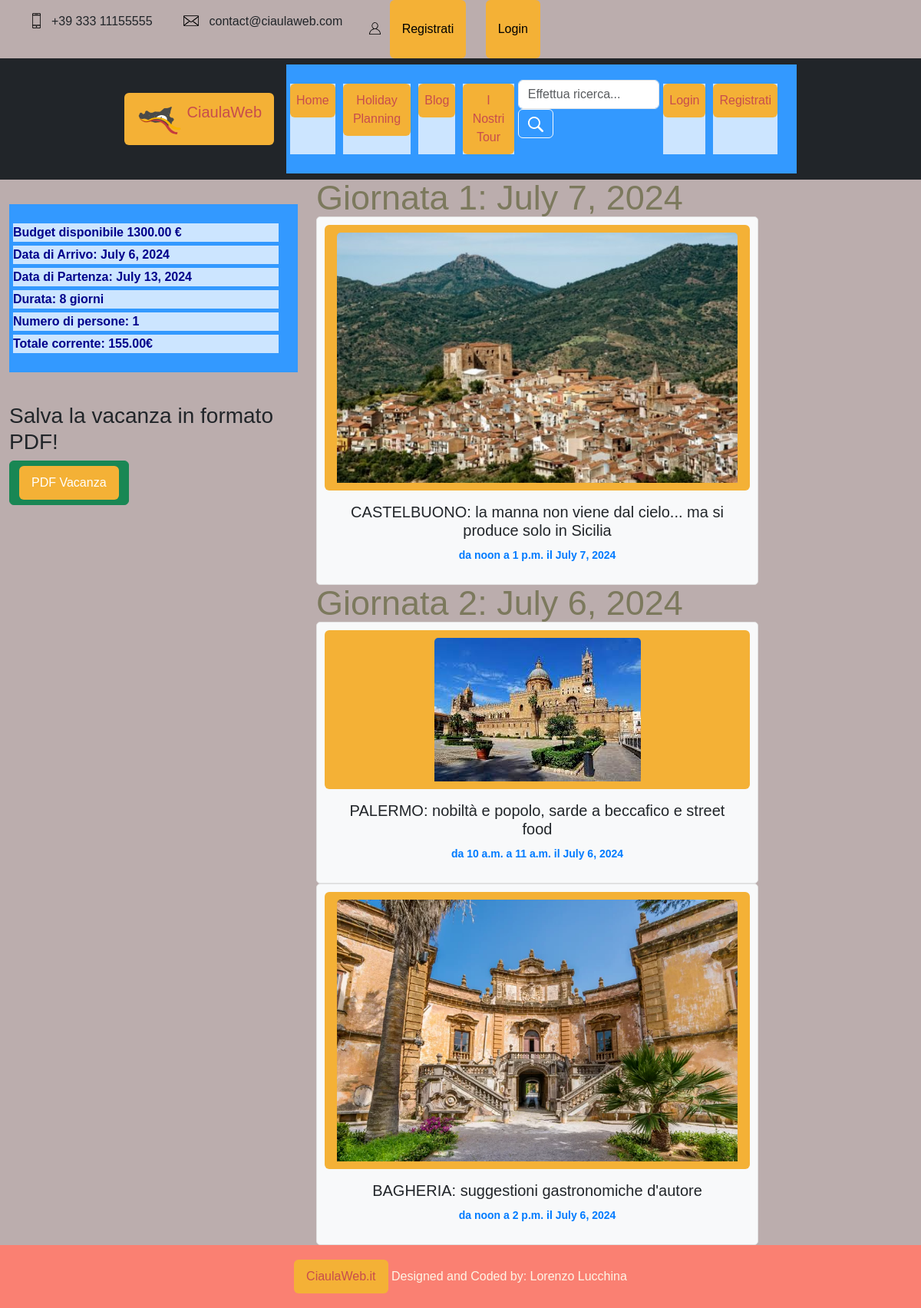
Page /HolidayPlanning/dettour/52 on the committed database.
### HolidayPlanning/models.py (models this page shows, shortened)
class Vacanza(models.Model):
    nome = models.CharField(max_length=300, blank=True)
    dataArrivo = models.DateField()
    dataPartenza = models.DateField()
    nrPersone = models.IntegerField()
    budgetDisponibile = models.DecimalField(max_digits=10, decimal_places=2, blank=True)
    utente = models.ForeignKey(UserProfileModel, related_name='Utente', on_delete=models.PROTECT)
    scelte = models.ManyToManyField(Scelta, related_name='vacanze')
    spostamenti = models.ManyToManyField(Spostamento, related_name='spostamenti')
    def calcolaGiorni(self):
        totGiorni = abs(self.dataPartenza - self.dataArrivo)
        return totGiorni.days + 1
    def calcolaTotaleAttrazioni(self):
        totaleScelte = 0
        totaleSpostamenti = 0
        for s in self.scelte.all():
            totaleScelte = totaleScelte + s.attrazione.costo
        for s in self.spostamenti.all():
            totaleSpostamenti = totaleSpostamenti + s.costo
        return totaleScelte+totaleSpostamenti
    class Meta:
        verbose_name = "Vacanza"
        verbose_name_plural = "Vacanze"

class Scelta(models.Model):
    giorno = models.DateField()  # scelto dall'utente
    attrazione = models.ForeignKey(to='attractions.Attrazione', on_delete=models.CASCADE, related_name="attrazione")
    oraInizio = models.TimeField(blank=True)  # scelta dall'utente
    oraFine = models.TimeField(blank=True)  # scelta dall'utente
    durata = models.DurationField()  # questi sono i secondi della durata
    class Meta:
        verbose_name = "Scelta"
        verbose_name_plural = "Scelte"

### attractions/models.py (models this page shows, shortened)
class Attrazione(models.Model):
    objects = None
    nome = models.CharField(max_length=200, primary_key=True)
    luogo = models.CharField(max_length=300)
    via = models.CharField(max_length=500)
    citta = models.CharField(max_length=200)
    costo = models.DecimalField(max_digits=10, decimal_places=2, blank=True)
    tipo = models.CharField(max_length=200)
    oraApertura = models.TimeField('ora apertura')
    oraChiusura = models.TimeField('ora chiusura')
    descrizione = models.TextField()
    attrazione_image = models.ImageField(blank=True, null=True)  # , upload_to='attractionImages/')
    class Meta:
        verbose_name = "Attrazione"
        verbose_name_plural = "Attrazioni"

### HolidayPlanning/views.py (the view)
# urls.py: path("dettour/<int:pk>", TourDetail.as_view(), name="dettagliotour")
class TourDetail(DetailView):
    model = Vacanza
    template_name = "HolidayPlanning/dettagliovacanza.html"
    def get_context_data(self, **kwargs):
        context = super().get_context_data(**kwargs)
        context['title'] = "Tour Organizzato"
        context['tour'] = True
        vacanza = Vacanza.objects.get(pk=kwargs['object'].id)
        context['vacanza'] = vacanza
        context['scelte'] = vacanza.scelte.all().reverse()  # l'ultima aggiunta viene mostrata per prima
        context['totale'] = vacanza.calcolaTotaleAttrazioni()
        return context

### HolidayPlanning/templates/HolidayPlanning/dettagliovacanza.html (shortened to what this page needs)
{% extends 'base.html' %}
{% block head %}
    {% load static %}
    <link rel="stylesheet" type="text/css" href="{% static '/css/style.css' %}">
{% endblock %}
{% block content %}
    {% include "header.html" %}
    <div class="container-fluid">
        <div class="row">
            <div class="col-md-4">
                <br>
                <ul class="list-unstyled">
                    <li> <strong>Budget disponibile {{ vacanza.budgetDisponibile }} €</strong></li>
                    <li> <strong>Data di Arrivo: {{ vacanza.dataArrivo }}</strong></li>
                    <li> <strong>Data di Partenza: {{ vacanza.dataPartenza }}</strong></li>
                    <li> <strong>Durata: {{ vacanza.calcolaGiorni }} giorni</strong></li>
                    <li> <strong>Numero di persone: {{ vacanza.nrPersone }}</strong></li>
                    <li> <strong>Totale corrente: <b> {{ totale }}€ </b></strong></li>
                </ul>
                <br>
                <h3>Salva la vacanza in formato PDF!</h3>
                <button class="btn btn-success">
                    <a href="{% url 'HolidayPlanning:stampavacanza' vacanza.pk %}" style="color:white"> PDF Vacanza </a>
                </button>
            </div>
            <div class="col-md-6">
                {% for s in scelte %}
                    {% ifchanged s.giorno %}
	    		        <h1>Giornata {{forloop.counter}}: {{ s.giorno }}</h1>
                    {% endifchanged %}
                    <div class="card mb-12 scelta-card">
                        <a href="{% url 'attractions:dettaglioattr' s.attrazione.pk %}">
                            <img class="card-img-top img-fluid" src="{{ s.attrazione.attrazione_image.url }}"
                            alt="Card image cap"
                            style="width:auto;height:100%">
                        </a>
                        <div class="card-body">
                            <h5 class="card-title">{{ s.attrazione.nome }}</h5>
                            <p class="card-text hours"> da {{ s.oraInizio }} a {{ s.oraFine }} il {{ s.giorno }}</p>
                        </div>
                    </div>
            {% endfor %}
            </div>
        </div>
    </div>
{% endblock %}

### static/css/style.css (style rules this page uses)
* { font-family: 'Montserrat', sans-serif !important; }
ul { background: #3399ff; padding: 20px; }
ul li { background: #cce5ff; color: darkblue; margin: 5px; }
a:link, a:visited { background-color: #f4b136; color: rgb(199, 77, 77); padding: 10px 16px; text-align: center; text-decoration: none; display: inline-block; border-radius: 6px; }
h1 { color: #7c795d; font-family: 'Trocchi', serif; font-size: 45px; font-weight: normal; line-height: 48px; margin: 0; }
p { color: #685206; font-family: 'Helvetica Neue', sans-serif; font-size: 14px; line-height: 24px; margin: 0 0 24px; text-align: justify; text-justify: inter-word; }
:root { --gradient: linear-gradient(to left top, #dd2476 10%, #ff512f 90%) !important; }
body { background: #bbadad !important; }
.scelta-card { background-color: #f8f9fa; border: 1px solid #e1e1e1; border-radius: 5px; padding: 10px; text-align: center; transition: transform 0.2s; }
.hours { text-align: center; font-weight: bold; color: #007bff; }

### rows in the picture
Vacanza: budgetDisponibile "1300.00", dataArrivo "July 6, 2024", dataPartenza "July 13, 2024", calcolaGiorni "8", nrPersone "1"
Scelta: giorno "July 7, 2024", attrazione.attrazione_image (picture), attrazione.nome "CASTELBUONO: la manna non viene dal cielo... ma si produce solo in Sicilia", oraInizio "noon", oraFine "1 p.m."
Scelta: giorno "July 6, 2024", attrazione.attrazione_image (picture), attrazione.nome "PALERMO: nobiltà e popolo, sarde a beccafico e street food", oraInizio "10 a.m.", oraFine "11 a.m."
Scelta: attrazione.attrazione_image (picture), attrazione.nome "BAGHERIA: suggestioni gastronomiche d'autore", oraInizio "noon", oraFine "2 p.m.", giorno "July 6, 2024"

### other values in the picture
{{ totale }} "155.00"
